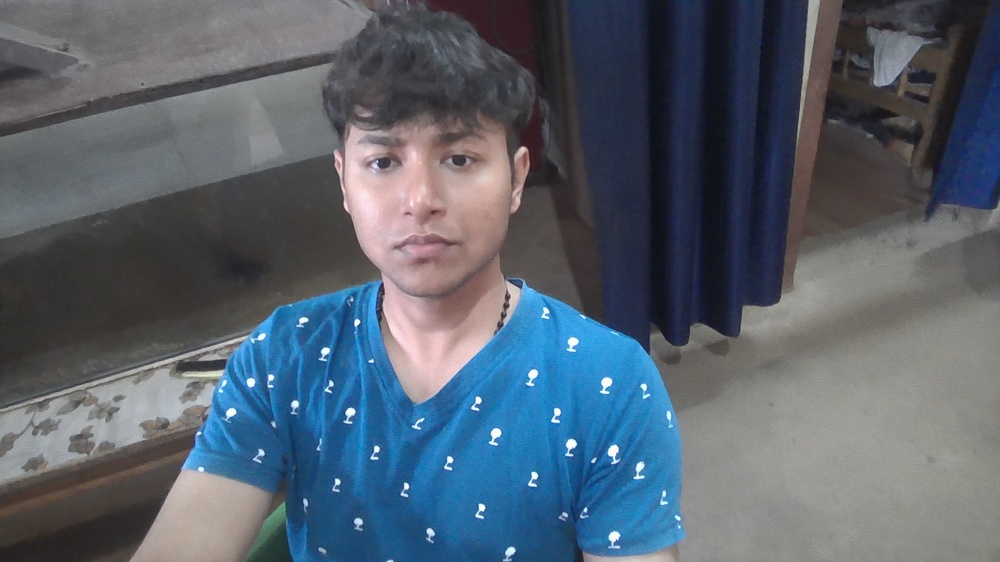
#> input picture server/dataset/person1/1.jpg, 1000 x 562 px, shrunk from 1920 x 1080 before the run; its folder holds only this picture in this run
$ python train_model.py
#> lines starting #> are read from the running program, lines starting #| are printed output that depends on the picture
import cv2
import os
import numpy as np

# Initialize the face detector and recognizer
face_cascade = cv2.CascadeClassifier(cv2.data.haarcascades + 'haarcascade_frontalface_default.xml')
recognizer = cv2.face.LBPHFaceRecognizer_create()

# Define paths
dataset_path = 'dataset'
faces = []
labels = []

# Load images from the dataset
for label, person_name in enumerate(os.listdir(dataset_path)):
    person_path = os.path.join(dataset_path, person_name)
    if os.path.isdir(person_path):
        for filename in os.listdir(person_path):
            image_path = os.path.join(person_path, filename)
            image = cv2.imread(image_path)
#> image is the input picture: shape (562, 1000, 3); mean B, G, R 109.3, 97.2, 86.7
            gray = cv2.cvtColor(image, cv2.COLOR_BGR2GRAY)
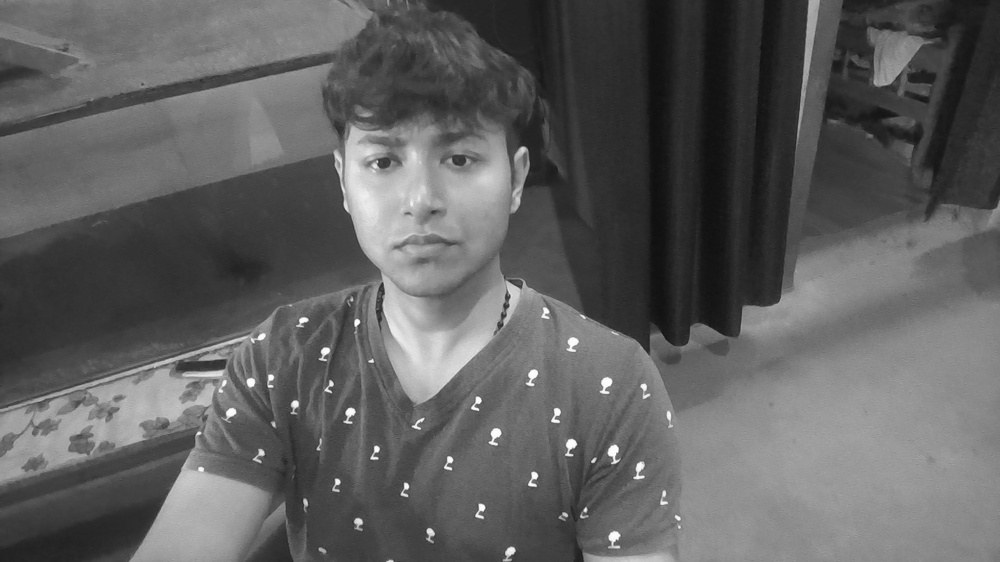
#> gray: shape (562, 1000); min 15, max 254, mean 95.4
            faces_detected = face_cascade.detectMultiScale(gray, scaleFactor=1.3, minNeighbors=5)
#> faces_detected = [[312, 79, 216, 216]]
            for (x, y, w, h) in faces_detected:
                roi_gray = gray[y:y+h, x:x+w]
                faces.append(roi_gray)
                labels.append(label)
#> this loop made 1 pass
#> pass 1, `roi_gray = gray[y:y+h, x:x+w]`:
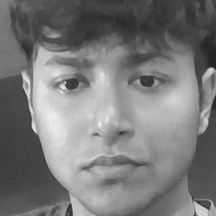
#> roi_gray: shape (216, 216); min 34, max 244, mean 121.6
#> after the loop, faces = 1 item; labels = [0]

# Convert lists to numpy arrays
faces_np = np.array(faces)
labels_np = np.array(labels)
#> labels_np = [0]

# Train the recognizer
recognizer.train(faces_np, labels_np)

# Save the trained model
model_path = 'trained_model.yml'
recognizer.save(model_path)
print(f'Model saved to {model_path}')
